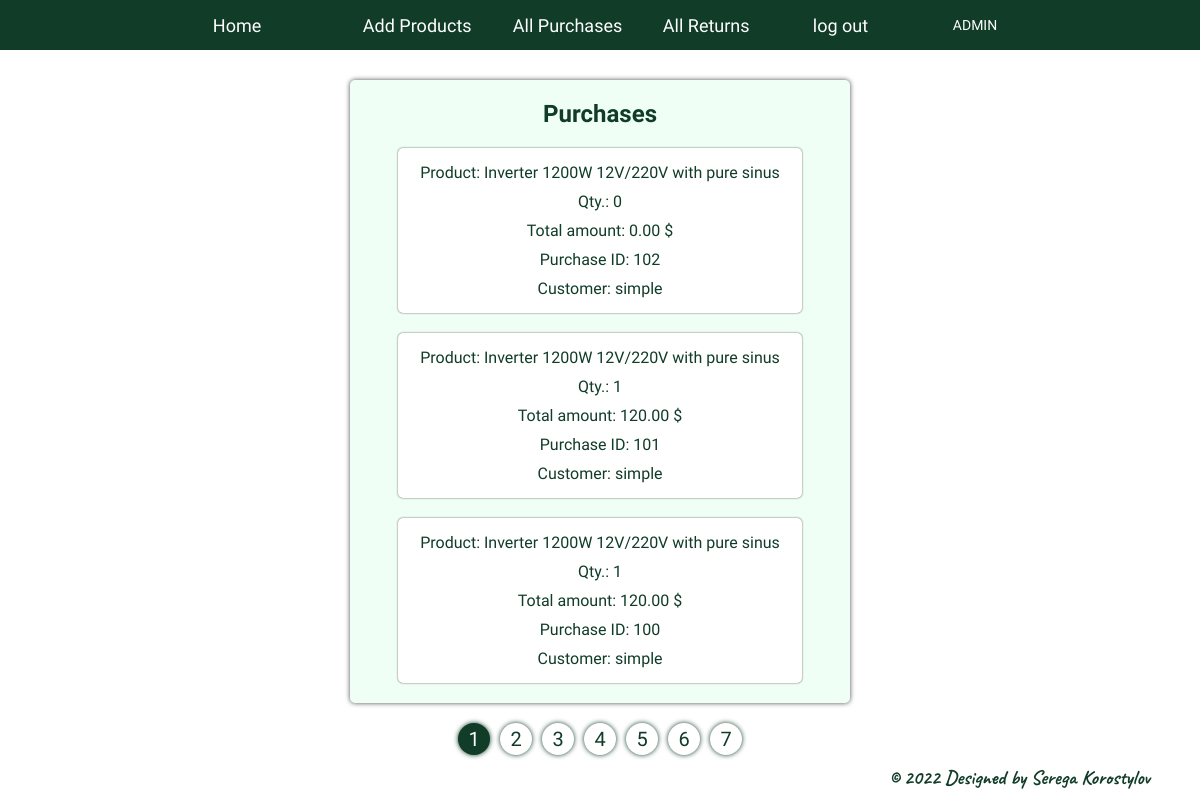
The app's page /purchases/ (signed in) with its own data.
### store/models.py (models this page shows)
class Purchase(models.Model):
    customer = models.ForeignKey(MyUser, related_name='purchases', on_delete=models.CASCADE)
    product = models.ForeignKey(Product, on_delete=models.CASCADE)
    quantity = models.PositiveSmallIntegerField()
    date = models.DateTimeField(auto_now_add=True)
    class Meta:
        ordering = ['-date']
        verbose_name = 'purchase'
        verbose_name_plural = 'purchases'
    def __str__(self):
        return f'{self.product}'
    @property
    def purchase_amount(self):
        return self.quantity * self.product.price

class Product(models.Model):
    title = models.CharField(max_length=100)
    image = models.ImageField(upload_to='images', null=True, blank=True)
    description = models.TextField()
    price = models.DecimalField(max_digits=7, decimal_places=2)
    quantity = models.PositiveSmallIntegerField()
    class Meta:
        ordering = ['title']
        verbose_name = 'product'
        verbose_name_plural = 'products'
    def __str__(self):
        return self.title

class MyUser(AbstractUser):
    deposit = models.DecimalField(max_digits=7, decimal_places=2, blank=True, null=True)

### store/views.py (the view)
# urls.py: path('purchases/', PurchaseListView.as_view(), name='purchases'),
class PurchaseListView(LoginRequiredMixin, ListView):
    login_url = reverse_lazy('login')
    model = Purchase
    template_name = 'store/purchase.html'
    extra_context = {'form': ReturnCreateForm}
    paginate_by = 3
    def get_queryset(self):
        if not self.request.user.is_superuser:
            queryset = Purchase.objects.filter(customer=self.request.user)
            return queryset
        queryset = Purchase.objects.all()
        return queryset

### store/templates/store/purchase.html (shortened to what this page needs)
{% extends 'store/base.html' %}
{% block content %}
    <div class="list">
    <h2>Purchases</h2>
    {% for purchase in page_obj %}
        <div>
            <span>Product: {{ purchase }} {{ purchase.product.description }}</span>
            <span>Qty.: {{ purchase.quantity }}</span>
            <span>Total amount: {{ purchase.purchase_amount }} $</span>
            {% if user.is_superuser %}
                <span>Purchase ID: {{ purchase.id }}</span>
                <span>Customer: {{ purchase.customer }}</span>
            {% endif %}
        </div>
    {% endfor %}
    </div>
{% endblock %}

### store/static/store/css/style.css (style rules this page uses)
body { margin: 0; }
.main .list { display: flex; flex-wrap: wrap; justify-content: center; width: 40%; font-family: Play, sans-serif; box-shadow: 0 0 5px #4c4c4f; border-radius: 5px; background: #effff5; margin: 15px 0 15px 0; padding: 10px; }
.main .list > h2 { width: 100%; margin: 10px 0 10px 0; }
.main .list > div { display: flex; flex-wrap: wrap; justify-content: space-evenly; width: 80%; margin: 10px; padding: 10px; box-shadow: 0 0 2px #4c4c4f; border-radius: 5px; background: #ffff; }
.main .list > div > span { width: 100%; margin: 5px; }

### records on screen
Purchase: product.title "Inverter", product.description "1200W 12V/220V with pure sinus", quantity "0", purchase_amount "0.00", id "102", customer "simple"
Purchase: product.title "Inverter", product.description "1200W 12V/220V with pure sinus", quantity "1", purchase_amount "120.00", id "101", customer "simple"
Purchase: product.title "Inverter", product.description "1200W 12V/220V with pure sinus", quantity "1", purchase_amount "120.00", id "100", customer "simple"

### other values on screen
{{ page_obj.number }} "1"
{{ page }} "2" "3" "4" "5" "6" "7"
